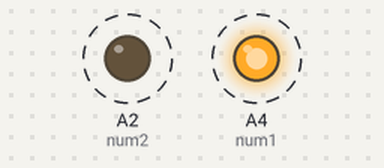
Simulated run of this sketch. Board: Arduino Uno, built with avr-gcc and run on an emulated ATmega328P. On the bench: output pins drawn as LEDs (lit = HIGH). Dashed ring = blinking.

Above: at 0.2 s.
Timing chart, 0 to 3.0 s (numbered marks = the images above):
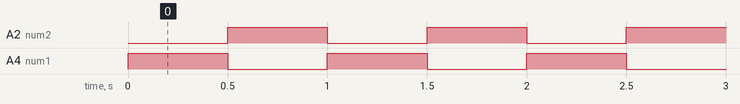

The sketch:

Arduino_Nano_BLINK.ino
```cpp
  byte num1 = A4;
  byte num2 = A2;

void setup() {
  // initialize digital pin LED_BUILTIN as an output.

  pinMode(num1, OUTPUT);
  pinMode(num2, OUTPUT);
}

// the loop function runs over and over again forever
void loop() {
  digitalWrite(num1, HIGH);   // turn the LED on
  digitalWrite(num2, LOW);    // turn the LED off
  delay(500);                       // wait for half a second
  digitalWrite(num1, LOW);    // turn the LED off
  digitalWrite(num2, HIGH);   // turn the LED on
  delay(500);                       // wait for half a second
}
```

Measured:
- by itself, A2 (num2), A4 (num1): alternates HIGH for 0.50 s and LOW for 0.50 s
